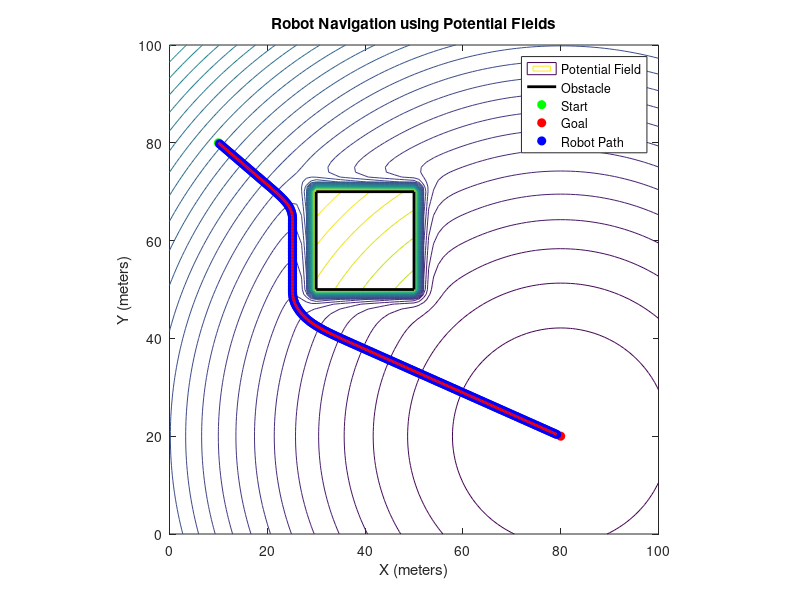

The MATLAB script that drew this image:
% Programmed By Sravanth Chowdary Potluri und5uv

x_range = 0:1:100;
y_range = 0:1:100;
[X, Y] = meshgrid(x_range, y_range);

q_goal = [80, 20];
K_att = 1;

U_att = 0.5 * K_att * ((X - q_goal(1)).^2 + (Y - q_goal(2)).^2);

obs_x = [30, 50, 50, 30, 30];
obs_y = [50, 50, 70, 70, 50];

K_rep = 10000;
D0 = 10;
max_potential = 10000;

U_rep = zeros(size(X));

xmin = min(obs_x);
xmax = max(obs_x);
ymin = min(obs_y);
ymax = max(obs_y);

for i = 1:size(X,1)
    for j = 1:size(X,2)
        x = X(i,j);
        y = Y(i,j);
        
        if (x >= xmin && x <= xmax) && (y >= ymin && y <= ymax)
            U_rep(i,j) = max_potential;
        else
            dx = max([xmin - x, 0, x - xmax]);
            dy = max([ymin - y, 0, y - ymax]);
            dist = sqrt(dx^2 + dy^2);
            
            if dist <= D0
                U_rep(i,j) = 0.5 * K_rep * (1/dist - 1/D0)^2;
            else
                U_rep(i,j) = 0;
            end
        end
    end
end

U_total = U_att + U_rep;

q_start = [10, 80];
q_goal = [80, 20];
x_robot = q_start(1);
y_robot = q_start(2);

Vmax = 3;

dt = 0.1;
max_iters = 1000;
tol = 1;

v_x = 0;
v_y = 0;

dx = x_range(2) - x_range(1);
dy = y_range(2) - y_range(1);
[dU_dx, dU_dy] = gradient(U_total, dx, dy);

F_x = -dU_dx;
F_y = -dU_dy;

trajectory_x = x_robot;
trajectory_y = y_robot;

figure;
contour(X, Y, U_total, 50);
hold on;
plot(obs_x, obs_y, 'k-', 'LineWidth', 2);
plot(q_start(1), q_start(2), 'go', 'MarkerFaceColor', 'g');
plot(q_goal(1), q_goal(2), 'ro', 'MarkerFaceColor', 'r');
title('Robot Navigation using Potential Fields');
xlabel('X (meters)');
ylabel('Y (meters)');
axis equal;

for iter = 1:max_iters
    F_x_robot = interp2(X, Y, F_x, x_robot, y_robot);
    F_y_robot = interp2(X, Y, F_y, x_robot, y_robot);
    
    a_x = F_x_robot;
    a_y = F_y_robot;
    
    v_x = v_x + a_x * dt;
    v_y = v_y + a_y * dt;
    
    v_mag = sqrt(v_x^2 + v_y^2);
    if v_mag > Vmax
        v_x = (v_x / v_mag) * Vmax;
        v_y = (v_y / v_mag) * Vmax;
    end
    
    x_robot = x_robot + v_x * dt;
    y_robot = y_robot + v_y * dt;
    
    trajectory_x(end+1) = x_robot;
    trajectory_y(end+1) = y_robot;
    
    plot(x_robot, y_robot, 'bo', 'MarkerFaceColor', 'b');
    drawnow;
    pause(0.01);
    
    dist_to_goal = sqrt((x_robot - q_goal(1))^2 + (y_robot - q_goal(2))^2);
    if dist_to_goal <= tol
        disp('Goal reached!');
        break;
    end
end

plot(trajectory_x, trajectory_y, 'r-', 'LineWidth', 2);
legend('Potential Field', 'Obstacle', 'Start', 'Goal', 'Robot Path');
